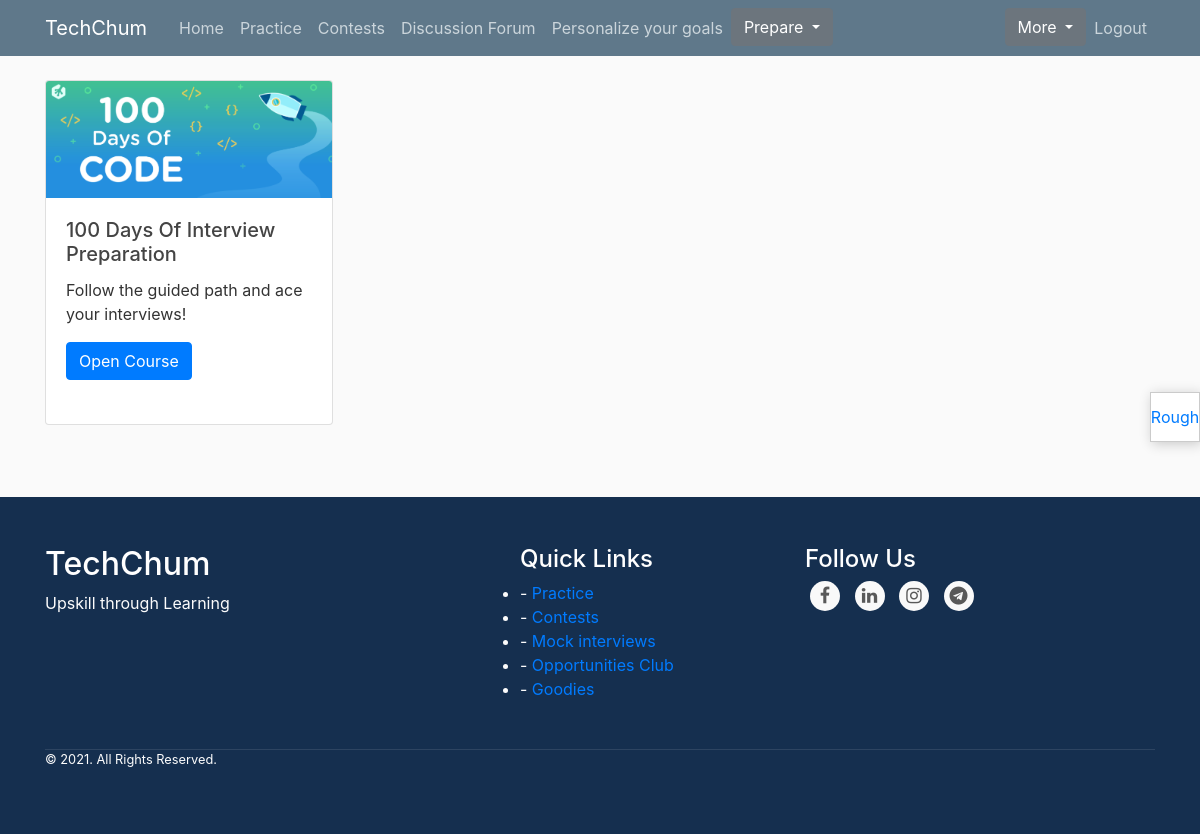
/courses/ (signed in), run on the app's committed database.
### blog/models.py (models this page shows, shortened)
class CoursesForInterviews(models.Model):
    courseName = models.CharField(max_length=200)
    image = models.ImageField(upload_to='ci/')
    content = models.TextField(default='Content to be displayed')

### blog/views.py (the view)
# urls.py: path('courses/', views.CoursesInterviews, name='courses'),
@login_required
def CoursesInterviews(request):
    user=str(request.user)
    courses=CoursesForInterviews.objects.all()
    c=0
    if user==admin:
        c=1
    context={'courses':courses,'c':c}
    return render(request,'blog/courses.html',context)

### blog/templates/blog/courses.html (shortened to what this page needs)
{% extends "blog/base.html" %}
{% block content %}
 {% load static %}
{% for r in courses %}
<div class="card" style="width: 18rem;">
  <img class="card-img-top" src="{{r.image.url}}" alt="Card image cap">
  <div class="card-body">
    <h5 class="card-title">{{r.courseName}}</h5>
    <p class="card-text">{{r.content}}</p>
<a href="{% url 'showContent' r.id %}" class="btn btn-primary">Open Course</a><br><br>
  </div>
</div>
<br>
{% endfor %}
{% endblock content %}

### blog/static/blog/main.css (style rules this page uses)
body { background: #fafafa; color: #333333; margin-top: 5rem; }
h1, h2, h3, h4, h5, h6 { color: #444444; }

### data on the page
CoursesForInterviews: image (picture), courseName "100 Days Of Interview Preparation", content "Follow the guided path and ace your interviews!"
